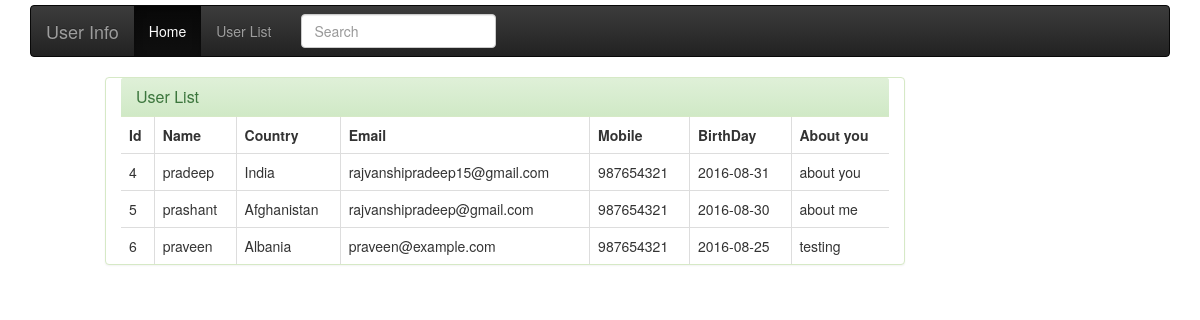
Screenshot of /userList.php with the database file from the repository.
### tables this page shows
CREATE TABLE IF NOT EXISTS `users` (
  `id` int(11) NOT NULL AUTO_INCREMENT,
  `name` varchar(50) NOT NULL,
  `country` varchar(100) NOT NULL,
  `email` varchar(100) NOT NULL,
  `mobile` int(11) NOT NULL,
  `birthday` date NOT NULL,
  `about_you` varchar(255) NOT NULL,
  PRIMARY KEY (`id`)
);

### DataBase.php (called while the page is built, shortened)
<?php
class DataBase {
	public $conn;
	public function __construct()
	{
		$servername = "localhost";
		$username = "root";
		$password = "123pradeep";
		$this->conn = new mysqli($servername, $username, $password,"pradeep_assignment");
	}
	public function fetchUsers()
	{
		$sql = "SELECT * FROM users";
		$userData = array();
		$retval = $this->conn->query($sql);
		if ($retval->num_rows > 0) {
			while($row = $retval->fetch_assoc()) {
				$userData[$row['id']]['id'] = $row['id'];
				$userData[$row['id']]['name'] = $row['name'];
				$userData[$row['id']]['country'] = $row['country'];
				$userData[$row['id']]['email'] = $row['email'];
				$userData[$row['id']]['mobile'] = $row['mobile'];
				$userData[$row['id']]['about_you'] = $row['about_you'];
				$userData[$row['id']]['birthday'] = $row['birthday'];
			}
		}
		return $userData;
	}
}
?>

### User.php (called while the page is built, shortened)
<?php
include 'DataBase.php';
class User
{
	public $objDataBase;
	public function __construct()
	{
		$this->objDataBase = new DataBase();
	}
	public function getAllUsers()
	{
		$allUserDetails = $this->objDataBase->fetchUsers();
		return $allUserDetails;
	}
}
 ?>

### userList.php (the view, shortened to what this page needs)
<?php
	include 'User.php';
	include 'header.php';
	$objUser 		= new User();
	$userDetails 	= $objUser->getAllUsers();
?>
<div class="panel panel_div panel-success col-xs-8">
    <div class="panel-heading">
        <h3 class="panel-title">User List</h3>
    </div>
    <table class="table table-bordered">
        <thead>
            <tr>
                <th>Id</th>
                <th>Name</th>
                <th>Country</th>
                <th>Email</th>
                <th>Mobile</th>
                <th>BirthDay</th>
                <th>About you</th>
            </tr>
        </thead>
        <tbody>
     		<?php if( count($userDetails) ) { ?>
		        <?php foreach( $userDetails as $userData ) {?>
		            <tr>
		                <td><?php echo $userData['id']; ?></td>
		                <td><?php echo $userData['name']; ?></td>
		                <td><?php echo $userData['country']; ?></td>
		                <td><?php echo $userData['email']; ?></td>
		                <td><?php echo $userData['mobile']; ?></td>
		                <td><?php echo $userData['birthday']; ?></td>
		                <td><?php echo $userData['about_you']; ?></td>
		            </tr>
		        <?php } ?>
		    <?php } else { ?>
		    	<tr>
		    		<td colspan="7" style="text-align:center;">No Records</td>
		    	</tr>
        	<?php } ?>
        </tbody>
    </table>
</div>
<?php include 'footer.php'; ?>

### header.php (shortened to what this page needs)
<!DOCTYPE html>
<html lang="en">
<head>
<link rel="stylesheet" type="text/css" href="assets/css/bootstrap.min.css">
<link rel="stylesheet" type="text/css" href="assets/css/bootstrap-theme.min.css">
<link rel="stylesheet" href="https://cdnjs.cloudflare.com/ajax/libs/bootstrap-datepicker/1.6.4/css/bootstrap-datepicker.css">
</head>
<body>
<?php include 'navbar.php'; ?>

### navbar.php
<div class="container">
    <nav role="navigation" class="navbar navbar-inverse">
        <div class="navbar-header">
            <a href="#" class="navbar-brand">User Info</a>
        </div>
        <div id="navbarCollapse" class="collapse navbar-collapse">
            <ul class="nav navbar-nav">
                <li class="active"><a href="index.php">Home</a></li>
                <li><a href="userList.php">User List</a></li>
            </ul>
            <form id="search" role="search" class="navbar-form navbar-left" method="post" action="#">
                <div class="form-group">
                    <input type="text" placeholder="Search" id="search_content" name="search" class="form-control">
                </div>
            </form>
        </div>
    </nav>
</div>

### footer.php (shortened to what this page needs)
</body>
</html>

### header.php (style rules this page uses)
.navbar { margin-top: 5px; }
.panel_div { margin-left: 105px; }

### rows the page displays
users: id "4", name "pradeep", country "India", email "rajvanshipradeep15@gmail.com", mobile "987654321", birthday "2016-08-31", about_you "about you"
users: id "5", name "prashant", country "Afghanistan", email "rajvanshipradeep@gmail.com", mobile "987654321", birthday "2016-08-30", about_you "about me"
users: id "6", name "praveen", country "Albania", email "praveen@example.com", mobile "987654321", birthday "2016-08-25", about_you "testing"
